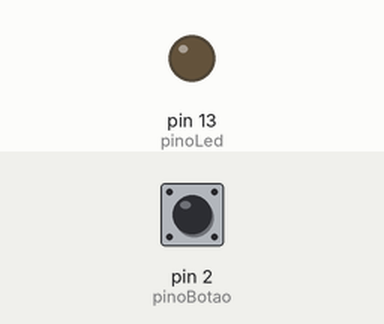
This sketch was run on a simulated Arduino Uno, built with avr-gcc and run on an emulated ATmega328P. Parts: output pins drawn as LEDs (lit = HIGH). The test bench sets the inputs (shaded band); at power-on: pin 2 (pinoBotao) LOW.

Above: at 1.2 s.
1.3 s: pin 2 (pinoBotao) pulled HIGH for 0.15 s
At 1.37 s:
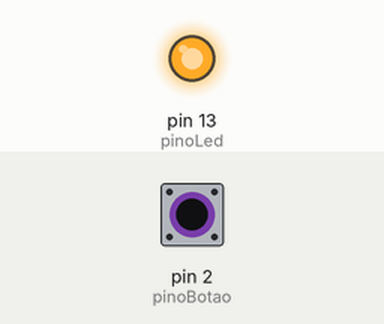
2.9 s: pin 2 (pinoBotao) pulled HIGH for 3.2 s
At 7.3 s:
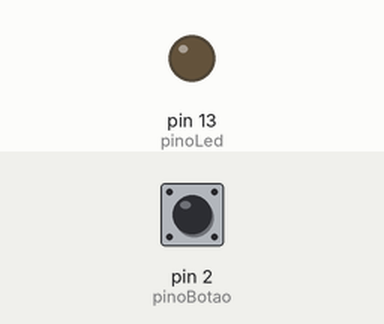
Timing chart, 0 to 8.8 s (numbered marks = the images above; inputs shaded):
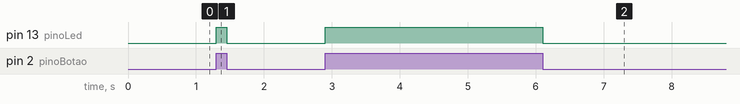

The sketch:

botaoLed.ino
```cpp
int pinoLed = 13;
int pinoBotao = 2;
int estadoBotao = 0;

void setup() {
  pinMode(pinoLed, OUTPUT);
  pinMode(pinoBotao, INPUT);
}

void loop() {
  estadoBotao = digitalRead(pinoBotao);

  if (estadoBotao == HIGH){
    digitalWrite(pinoLed, HIGH);
    } else {
      digitalWrite(pinoLed, LOW);
    }
}
```

Measured:
- after the input at 1.3 s, pin 13 (pinoLed): LOW → HIGH at once, → LOW 0.15 s later
- after the input at 2.9 s, pin 13 (pinoLed): LOW → HIGH at once, → LOW 3.2 s later
